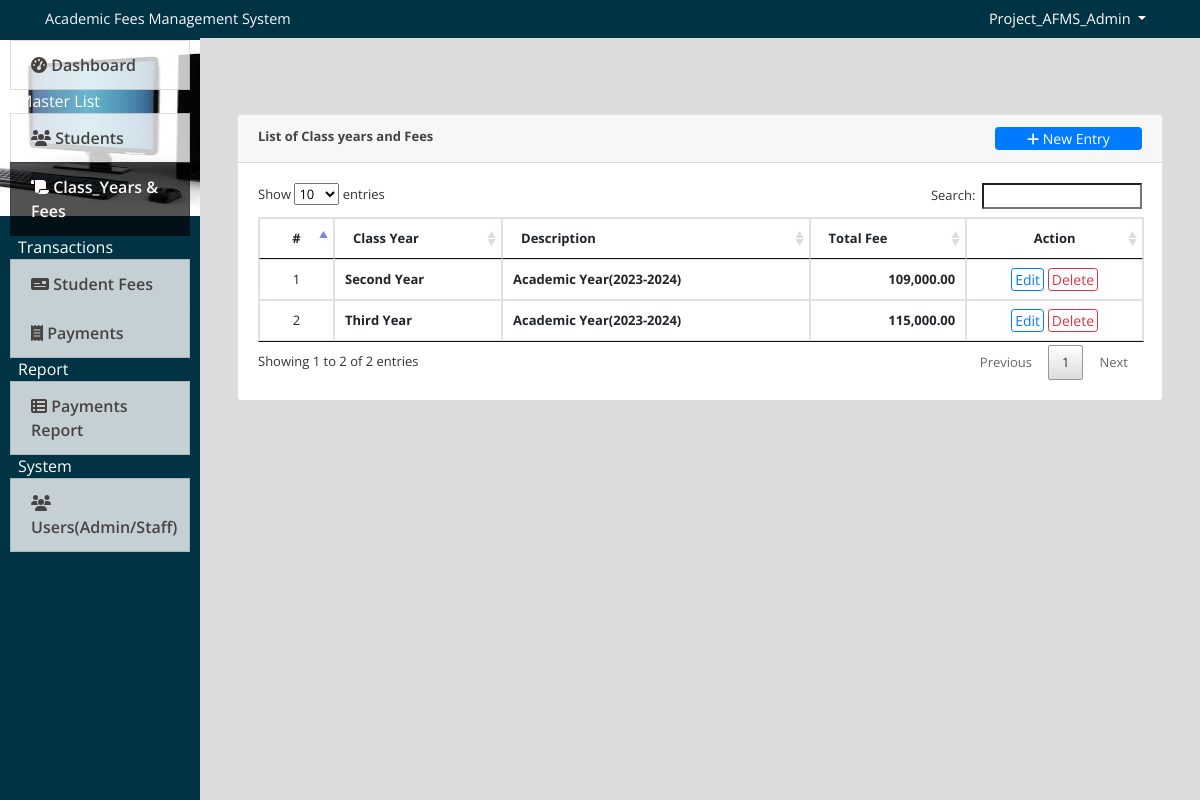
Screenshot of /index.php?page=courses (signed in) with the database file from the repository.
### tables this page shows
CREATE TABLE `courses` (
  `id` int(30) NOT NULL,
  `course` varchar(100) NOT NULL,
  `description` text NOT NULL,
  `total_amount` float NOT NULL,
  `date_created` datetime NOT NULL DEFAULT current_timestamp()
);

### courses.php (the view, shortened to what this page needs)
<?php include('db_connect.php');?>
<div class="container-fluid" style="font-size: 13px;">
	<div class="col-lg-12">
		<div class="row">
			<div class="col-md-12">
				<div class="card">
					<div class="card-header">
						<b>List of Class years and Fees</b>
						<span class="float:right"><a class="btn btn-primary btn-block btn-sm col-sm-2 float-right" href="javascript:void(0)" id="new_course">
					<i class="fa fa-plus"></i> New Entry
				</a></span>
					</div>
					<div class="card-body">
						<table class="table table-condensed table-bordered table-hover">
							<thead>
								<tr>
									<th class="text-center">#</th>
									<th class="">Class Year</th>
									<th class="">Description</th>
									<th class="">Total Fee</th>
									<th class="text-center">Action</th>
								</tr>
							</thead>
							<tbody>
								<?php
								$i = 1;
								$course = $conn->query("SELECT * FROM courses  order by course asc ");
								while($row=$course->fetch_assoc()):
								?>
								<tr>
									<td class="text-center"><?php echo $i++ ?></td>
									<td>
										<p> <b><?php echo $row['course']?></b></p>
									</td>
									<td class="">
										 <p><b><?php echo $row['description'] ?></b></p>
									</td>
									<td class="text-right">
										<p> <b><?php echo number_format($row['total_amount'],2) ?></b></p>
									</td>
									<td class="text-center">
										<button class="btn btn-sm btn-outline-primary edit_course" type="button" data-id="<?php echo $row['id'] ?>" >Edit</button>
										<button class="btn btn-sm btn-outline-danger delete_course" type="button" data-id="<?php echo $row['id'] ?>">Delete</button>
									</td>
								</tr>
								<?php endwhile; ?>
							</tbody>
						</table>
					</div>
				</div>
			</div>
		</div>
	</div>
</div>

### assets/css/style.css (style rules this page uses)
body { font-family: "Open Sans", sans-serif; color: #444444; width: 100%; height: calc(100%); font-size: 14px; }
a { color: #1977cc; }
.btn-sm { padding: .0001rem .2rem; }

### index.php (style rules this page uses)
body { background: #80808045; }

### courses.php (style rules this page uses)
td { vertical-align: middle !important; }
td p { margin: unset }

### rows the page displays
courses: course "Second Year", description "Academic Year(2023-2024)", total_amount "109,000.00"
courses: course "Third Year", description "Academic Year(2023-2024)", total_amount "115,000.00"

### other values shown
$_SESSION['login_username'] "Project_AFMS_Admin"
